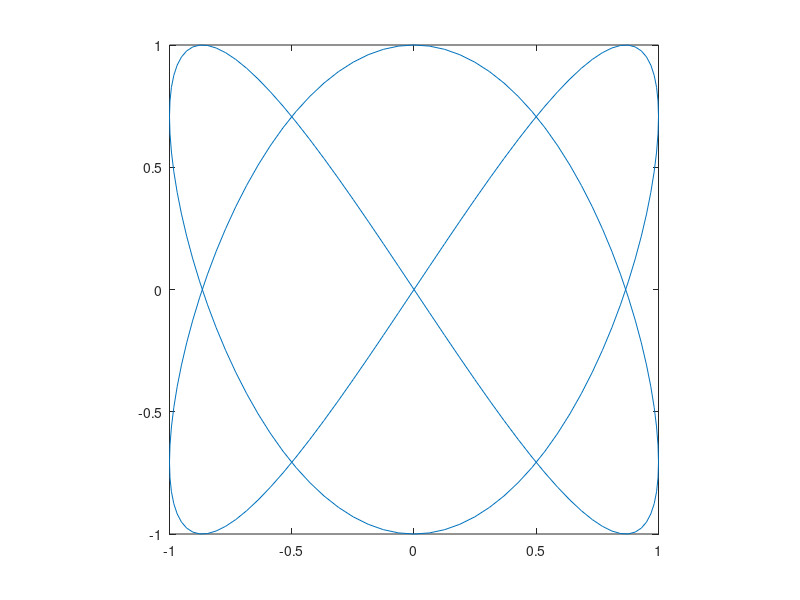

MATLAB code for this plot:
%% First Section
%first step
a = [1 2 3 4];
b = 10;

%last step
c = a + b;

%finished
disp('all done!')

%% Second Section
% Creat a Lissajous Curve
x = 0 :pi/100 : 2*pi;
plot(sin(2*x), cos(3*x));
axis square
% Finished